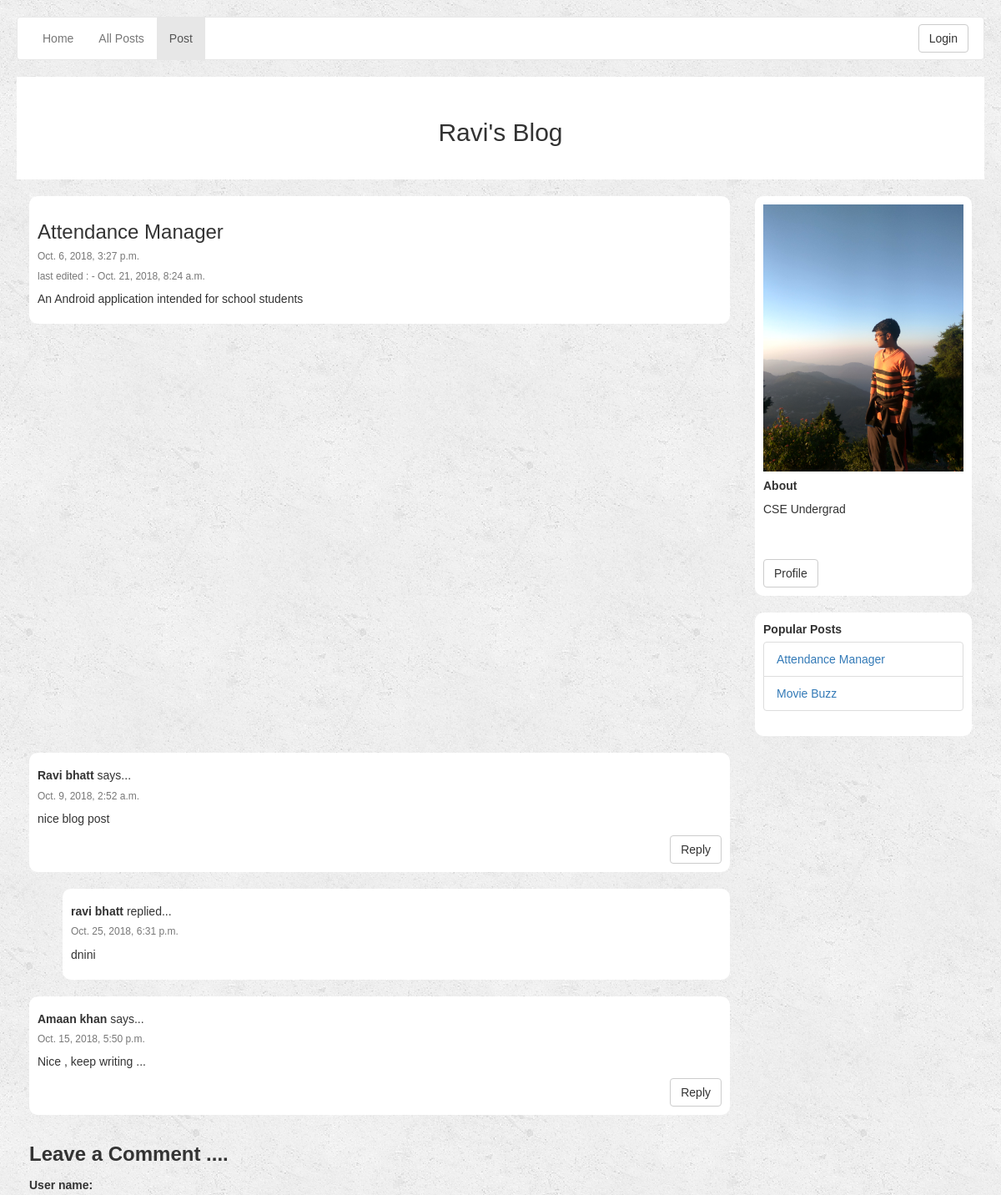
Page /mrrobot/post/1/ (upper part) on the earlier database version.
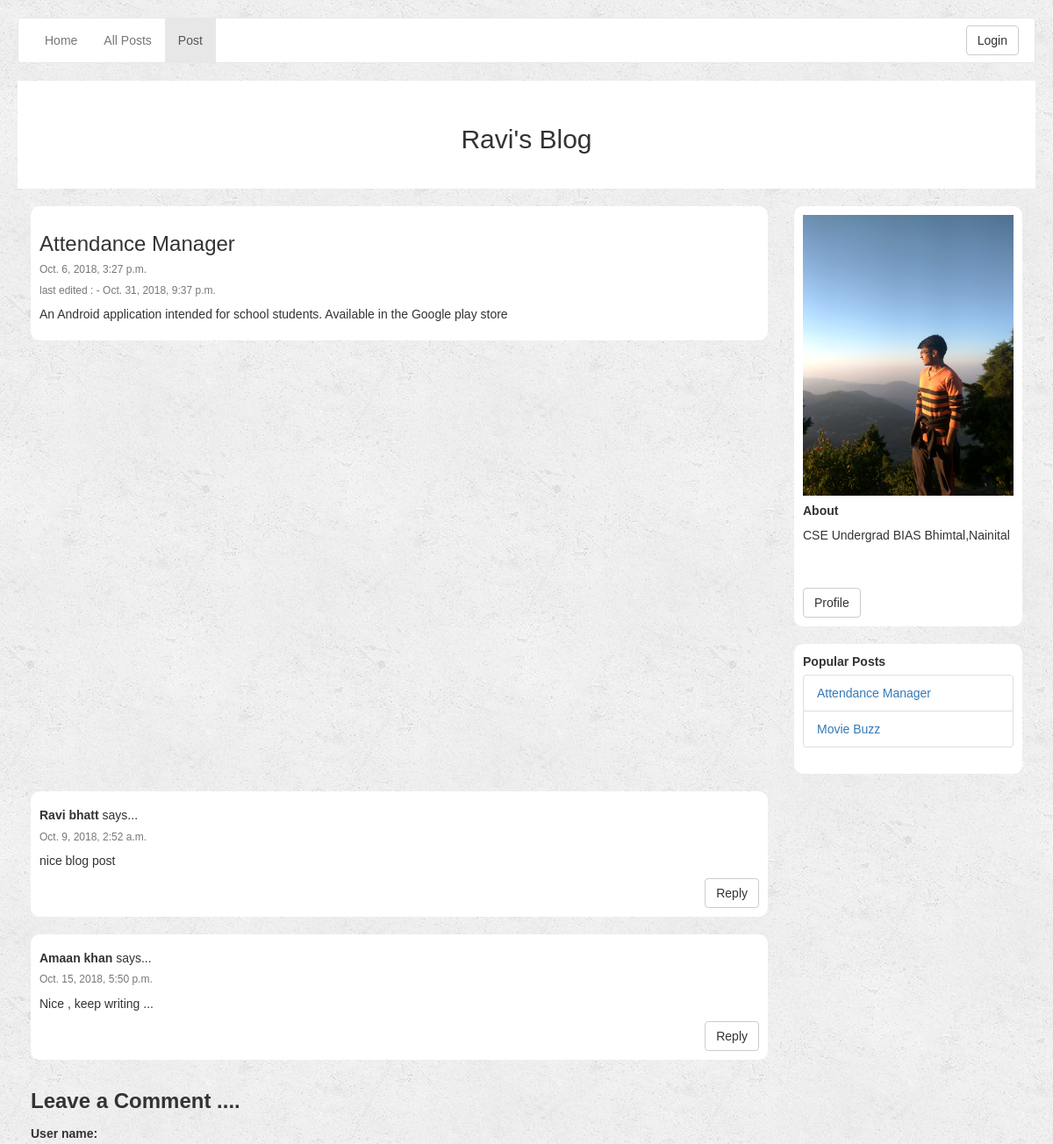
Same page on the later database version.
### myblog/models.py (models this page shows, shortened)
class Posts(models.Model):
    user = models.ForeignKey(User,related_name="my_post",on_delete=models.CASCADE,default=1)
    title = models.CharField(max_length=100 , null=False)
    body = models.CharField(max_length=4000 , null=False)
    created_on = models.DateTimeField(auto_now_add=True)
    updated_on = models.DateTimeField(auto_now_add=True)

class User_Profile(models.Model):
    user = models.OneToOneField(User, on_delete=models.CASCADE , related_name='profile')
    username = models.CharField(max_length=254, null=False)
    password = models.CharField(max_length=254, null=False)
    email = models.EmailField(max_length=254, null=False)
    about_user = models.CharField(max_length=254, null=False)
    blog_name = models.CharField(max_length=254, null=False)
    profile_link = models.CharField(max_length=254, null=False)
    profile_pic = models.ImageField(upload_to="profile_picture/",blank=True , default='default/avatar.png')

class Comments(models.Model):
    user_name = models.CharField(max_length=100, null=False)
    email = models.EmailField(max_length=100, null=False)
    message = models.CharField(max_length=1000, null=False)
    created_on = models.DateTimeField(auto_now_add=True)
    post = models.ForeignKey(Posts, related_name='comment', on_delete=models.CASCADE)

class Reply(models.Model):
    user_name = models.CharField(max_length=100, null=False)
    email = models.EmailField(max_length=100, null=False)
    message = models.CharField(max_length=1000, null=False)
    created_on = models.DateTimeField(auto_now_add=True)
    comment = models.ForeignKey(Comments, related_name='reply', on_delete=models.CASCADE)

### myblog/views.py (the view, shortened to what this page needs)
# urls.py: re_path(r'^(?P<user>\w+)/post/(?P<post_id>\d+)/$', views.specific_post ,name="specific_post"),
def specific_post(request , post_id,user):
    blog_admin = User.objects.get(username=user)
    all_posts = blog_admin.my_post.all()
    requested_post = blog_admin.my_post.get(pk=post_id)
    user_detail = blog_admin.profile
    form = NewCommentForm()
    reply_form = NewReplyForm()
    return render(request, 'post_detail.html', {'post': requested_post, 'all_posts': all_posts ,'form':form ,'user_detail':user_detail ,'reply_form':reply_form ,'blog_admin':user})

### templates/post_detail.html (shortened to what this page needs)
{% extends 'base.html' %}
{% load widget_tweaks %}
{% block navbar_left %}
<li><a href="{%  url 'first_page' blog_admin %}">Home</a></li>
<li><a href="{%  url 'all_post' blog_admin %}">All Posts </a></li>
<li class="active"><a href="#">Post</a></li>
{% endblock %}
{% block post_card %}
<div class="col-lg-9 col-md-9">
    <div class="card">
        <div class="card-body">
            <h3 class="card-title">{{ post.title }}</h3>
            <h6 class="card-subtitle mb-2 text-muted">{{ post.created_on }}</h6>
            <h6 class="card-subtitle mb-2 text-muted"> last edited : - {{ post.updated_on }}</h6>
            <p>{{ post.body }}</p>
        </div>
    </div>
</div>
{% endblock %}
{% block row_2 %}
{% for comment in post.comment.all %}
<div class="card">
    <div class="card-body">
        <h5 class="card-title"><strong>{{ comment.user_name }}</strong> says...</h5>
        <h6 class="card-subtitle mb-2 text-muted">{{ comment.created_on }}</h6>
        <p class="comment_text">{{ comment.message }}</p>
        <p class="replyButton" align="right"><a class="btn btn-default" onclick="reply({{ comment.pk }})">Reply</a></p>
    </div>
</div>
{% for reply in comment.reply.all %}
<div class="card reply">
    <div class="card-body">
        <h5 class="card-title"><strong>{{ reply.user_name }}</strong> replied...</h5>
        <h6 class="card-subtitle mb-2 text-muted">{{ reply.created_on }}</h6>
        <p class="comment_text">{{ reply.message }}</p>
    </div>
</div>
{% endfor %}
{% endfor %}
<div class="leave_reply">
    <strong>Leave a Comment ....</strong>
</div>
<form method="post" novalidate>
    {% for field in form %}
    <div class="form-group">
        {{ field.label_tag }}
    </div>
    {% endfor %}
</form>
{% endblock %}

### templates/base.html (shortened to what this page needs)
<!DOCTYPE html>
{% load widget_tweaks %}
{% load static %}
<html>
<head>
	<link rel="stylesheet" href="{% static 'css/bootstrap.min.css' %}">
    <link rel="stylesheet" href="{% static 'css/styles.css' %}">
<body>
	 <div class="header">
		<nav class="navbar navbar-default">
		  <div class="container-fluid nav_container">
		    <ul class="nav navbar-nav">
				{% block navbar_left %}
                {% endblock %}
		    </ul>
            <p class="navbar-btn navbar-right">
                {% block navbar_right %}
                {% if user.is_authenticated %}
                     <a class="btn btn-default" href="{%  url 'settings' user.username %}">Setting</a>
                     <a class="btn btn-default" href="{%  url 'new_post' user.username %}">New Post</a>
                     <a class="btn btn-default" href="{%  url 'logout' %}">Logout</a>
				{% else %}
					<a class="btn btn-default" href="{%  url 'home' %}">Login</a>
              {% endif %}
              {% endblock %}
		  </div>
		</nav>
  		{% block blog-name %}
         <div class="blog_name">
  			<h2>{{ user_detail.blog_name }}</h2>
  		</div>
         {% endblock %}
	</div>
	<div class="container-fluid">
        {% block container-body %}
		<div class="row">
			{% block post_card %}
            {% endblock %}
			<div class="col-lg-3 col-md-3">
				<div class="card " >
				  <div class="card-body">
                    {% if user_detail.profile_pic %}
                      <img class=" profile-image" src="{{ user_detail.profile_pic.url }}" >
                      {% endif %}
				    <h5 class="card-title"><strong>About </strong></h5>
				    <p class="card-text">{{ user_detail.about_user }}</p>
				    <a href={{user_detail.profile_link}} class="card-link btn btn-default" target="_blank">Profile</a>
				  </div>
				</div>
				<div class="card">
				  <div class="card-header">
				    <strong>Popular Posts</strong>
				  </div>
				  <ul class="list-group list-group-flush">
				    {% for post in all_posts %}
                    <li class="list-group-item"><a href="{%  url 'specific_post' blog_admin post.pk  %}">{{ post.title }}</a></li>
                    {% endfor %}
				  </ul>
				</div>
			</div>
		</div>
		<div class="row">
            <div class="col-lg-9 col-md-9">
                {% block row_2 %}
        	    {% endblock row_2 %}
            </div>
		</div>
        {% endblock container-body %}
	</div>
</body>
</html>

Differences in the rows shown:
removed Reply: user_name "ravi bhatt", created_on "Oct. 25, 2018, 6:31 p.m.", message "dnini", shown under Comments "Ravi bhatt"
changed User_Profile "Ravi's Blog": about_user "CSE Undergrad" → "CSE Undergrad BIAS Bhimtal,Nainital"
changed Posts "Attendance Manager": updated_on "Oct. 21, 2018, 8:24 a.m." → "Oct. 31, 2018, 9:37 p.m."; body "An Android application intended for school students" → "An Android application intended for school students. Available in the Google play store"
